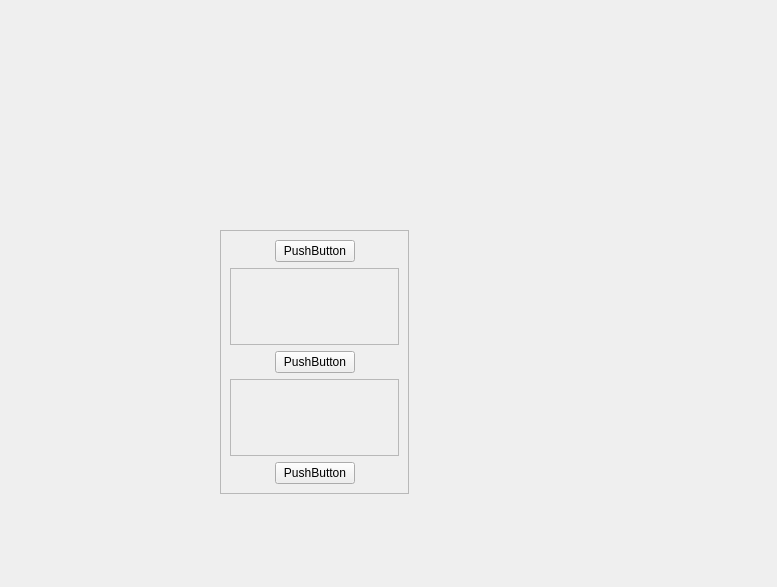
<?xml version="1.0" encoding="UTF-8"?>
<ui version="4.0">
 <class>Form</class>
 <widget class="QWidget" name="Form">
  <property name="geometry">
   <rect>
    <x>0</x>
    <y>0</y>
    <width>777</width>
    <height>587</height>
   </rect>
  </property>
  <property name="windowTitle">
   <string>Form</string>
  </property>
  <widget class="QScrollArea" name="scrollArea_2">
   <property name="geometry">
    <rect>
     <x>220</x>
     <y>230</y>
     <width>189</width>
     <height>264</height>
    </rect>
   </property>
   <property name="widgetResizable">
    <bool>true</bool>
   </property>
   <widget class="QWidget" name="scrollAreaWidgetContents_8">
    <property name="geometry">
     <rect>
      <x>0</x>
      <y>0</y>
      <width>187</width>
      <height>262</height>
     </rect>
    </property>
    <layout class="QVBoxLayout" name="verticalLayout">
     <item>
      <layout class="QHBoxLayout" name="horizontalLayout">
       <item>
        <spacer name="horizontalSpacer">
         <property name="orientation">
          <enum>Qt::Horizontal</enum>
         </property>
         <property name="sizeHint" stdset="0">
          <size>
           <width>40</width>
           <height>20</height>
          </size>
         </property>
        </spacer>
       </item>
       <item>
        <widget class="QPushButton" name="pushButton">
         <property name="text">
          <string>PushButton</string>
         </property>
        </widget>
       </item>
       <item>
        <spacer name="horizontalSpacer_2">
         <property name="orientation">
          <enum>Qt::Horizontal</enum>
         </property>
         <property name="sizeHint" stdset="0">
          <size>
           <width>40</width>
           <height>20</height>
          </size>
         </property>
        </spacer>
       </item>
      </layout>
     </item>
     <item>
      <widget class="QScrollArea" name="scrollArea_3">
       <property name="widgetResizable">
        <bool>true</bool>
       </property>
       <widget class="QWidget" name="scrollAreaWidgetContents_9">
        <property name="geometry">
         <rect>
          <x>0</x>
          <y>0</y>
          <width>167</width>
          <height>69</height>
         </rect>
        </property>
       </widget>
      </widget>
     </item>
     <item>
      <layout class="QHBoxLayout" name="horizontalLayout_7">
       <item>
        <spacer name="horizontalSpacer_13">
         <property name="orientation">
          <enum>Qt::Horizontal</enum>
         </property>
         <property name="sizeHint" stdset="0">
          <size>
           <width>40</width>
           <height>20</height>
          </size>
         </property>
        </spacer>
       </item>
       <item>
        <widget class="QPushButton" name="pushButton_7">
         <property name="text">
          <string>PushButton</string>
         </property>
        </widget>
       </item>
       <item>
        <spacer name="horizontalSpacer_14">
         <property name="orientation">
          <enum>Qt::Horizontal</enum>
         </property>
         <property name="sizeHint" stdset="0">
          <size>
           <width>40</width>
           <height>20</height>
          </size>
         </property>
        </spacer>
       </item>
      </layout>
     </item>
     <item>
      <widget class="QScrollArea" name="scrollArea_4">
       <property name="widgetResizable">
        <bool>true</bool>
       </property>
       <widget class="QWidget" name="scrollAreaWidgetContents_10">
        <property name="geometry">
         <rect>
          <x>0</x>
          <y>0</y>
          <width>167</width>
          <height>69</height>
         </rect>
        </property>
       </widget>
      </widget>
     </item>
     <item>
      <layout class="QHBoxLayout" name="horizontalLayout_8">
       <item>
        <spacer name="horizontalSpacer_15">
         <property name="orientation">
          <enum>Qt::Horizontal</enum>
         </property>
         <property name="sizeHint" stdset="0">
          <size>
           <width>40</width>
           <height>20</height>
          </size>
         </property>
        </spacer>
       </item>
       <item>
        <widget class="QPushButton" name="pushButton_8">
         <property name="text">
          <string>PushButton</string>
         </property>
        </widget>
       </item>
       <item>
        <spacer name="horizontalSpacer_16">
         <property name="orientation">
          <enum>Qt::Horizontal</enum>
         </property>
         <property name="sizeHint" stdset="0">
          <size>
           <width>40</width>
           <height>20</height>
          </size>
         </property>
        </spacer>
       </item>
      </layout>
     </item>
    </layout>
   </widget>
  </widget>
 </widget>
 <resources/>
 <connections/>
</ui>
